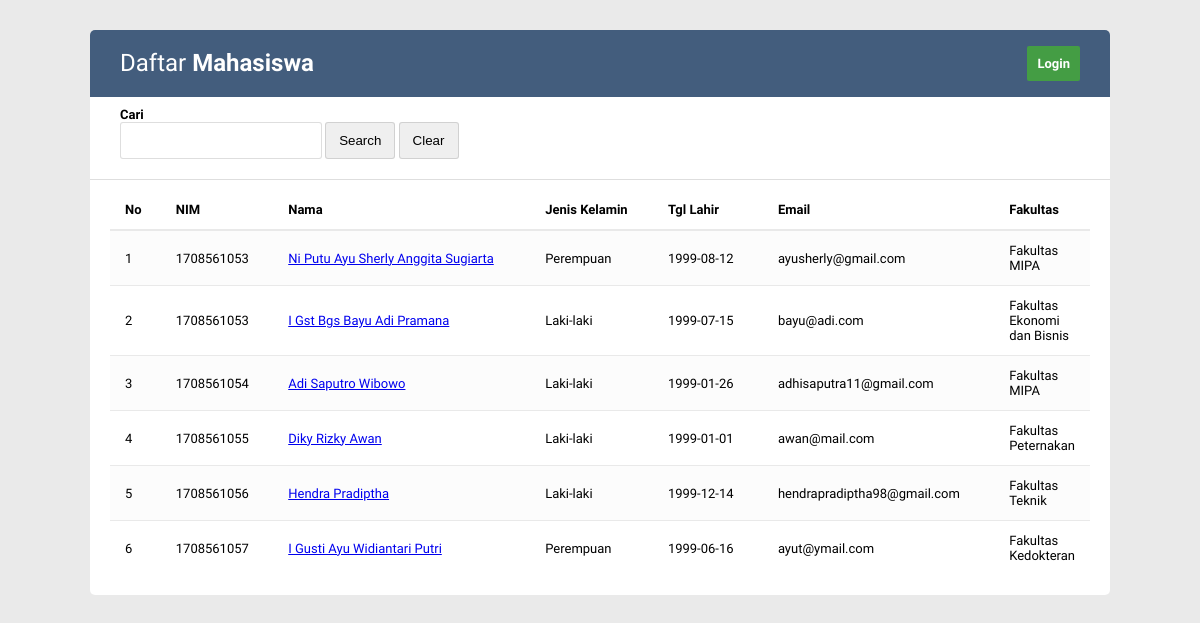
The page / on the database its author committed.
### tables this page shows
CREATE TABLE `mahasiswa` (
  `idMhs` int(11) NOT NULL,
  `nim` varchar(10) NOT NULL,
  `nama` varchar(50) NOT NULL,
  `jenisKelamin` enum('Laki-laki','Perempuan') NOT NULL,
  `tempatLahir` varchar(20) NOT NULL,
  `tglLahir` date NOT NULL,
  `alamat` text NOT NULL,
  `email` varchar(50) NOT NULL,
  `fakultas` enum('Fakultas Ilmu Budaya','Fakultas Kedokteran','Fakultas Hukum','Fakultas Teknik','Fakultas Pertanian','Fakultas Ekonomi dan Bisnis','Fakultas Peternakan','Fakultas MIPA','Fakultas Kedokteran Hewan','Fakultas Teknologi Pertanian','Fakultas Ilmu Sosial dan Ilmu Politik','Fakultas Kelautan dan Perikanan','Fakultas Pariwisata') NOT NULL
);

### function.php (called while the page is built, shortened)
<?php
$conn = mysqli_connect("localhost", "root", "", "simak");
function query($query) {
	global $conn;
	$result = mysqli_query($conn, $query);
	$rows = [];
	while( $row = mysqli_fetch_assoc($result) ) {
		$rows[] = $row;
	}
	return $rows;
}

### index.php (the view, shortened to what this page needs)
<?php
    require 'function.php';
    if(isset($_GET["q"])){
        $key = $_GET["q"];
        $mahasiswa = query("SELECT * FROM mahasiswa WHERE nama LIKE '%$key%' OR nim LIKE '%$key%' OR email LIKE '%$key%' OR fakultas LIKE '%$key%' ORDER BY nim");
    } else {
        $mahasiswa = query("SELECT * FROM mahasiswa ORDER BY nim");
    }
?>
<!DOCTYPE html>
<html lang="en">
<head>
    <link rel="stylesheet" href="style/index.css">
    <link rel="stylesheet" href="https://use.fontawesome.com/releases/v5.8.1/css/all.css">
</head>
<body>
    <div class="container">
        <div class="table-wrapper">
            <div class="table-title cf">
                <div class="title-row">
                    <h2>Daftar <b>Mahasiswa<b></h2>
                </div>
                <?php
                    if ( isset($_SESSION["login"])) {
                        echo '
                        <div class="btn-row">
                            <a class="btn-add" href="logout.php" style="background-color: #F44336!important;" >Logout</a>
                            <a class="btn-add" href="add.php"><i class="fas fa-plus-circle fa-lg"></i>Tambah Data Mahasiswa</a>
                        </div>
                        ';
                    } else {
                        echo '
                        <div class="btn-row">
                            <a class="btn-add" href="login.php">Login</a>
                        </div>
                        ';
                    }
                ?>
            </div>
            <div class="search-wrapper">
                <div class="field">
                    <form action="" method="get">
                        <label for="cari" style="display:block;">Cari</label>
                        <input type="text" name="q" placeholder="<?php if(isset($_GET["q"])) {echo $_GET["q"];} ?>">
                        <input class="btn-search" type="submit" value="Search" name="search">
                        <input class="btn-reset" type="submit" value="Clear" name="reset">
                    </form>
                </div>
            </div>
            <div class="table-data">
                <table class="table table-striped table-hover" >
                    <thead>
                        <tr>
                            <th>No</th>
                            <th>NIM</th>
                            <th>Nama</th>
                            <th>Jenis Kelamin</th>
                            <th>Tgl Lahir</th>
                            <th>Email</th>
                            <th>Fakultas</th>
                        </tr>
                    </thead>
                    <tbody>
                        <?php $i = 1;
                            foreach ($mahasiswa as $row) :
                        ?>
                        <tr>
                            <td><?=$i?></td>
                            <td><?=$row["nim"]?></td>
                            <td><a href="detail.php?id=<?=$row["idMhs"]?>"><?=$row["nama"]?></a></td>
                            <td><?=$row["jenisKelamin"]?></td>
                            <td><?=$row["tglLahir"]?></td>
                            <td><?=$row["email"]?></td>
                            <td><?=$row["fakultas"]?></td>
                        </tr>
                        <?php $i++;
                            endforeach;
                        ?>
                    </tbody>
                </table>
            </div>
        </div>
    </div>
</body>
</html>

### style/index.css (style rules this page uses)
.cf:before, .cf:after { content: " "; display: table; }
.cf:after { clear: both; }
.cf { *zoom: 1; }
* { margin: 0px; padding: 0px; }
body { background-color: #eaeaea; font-family: 'Varela Round', sans-serif; font-size: 13px; }
.container { background-color: #ffffff; width: 85%; margin: 30px auto; border-radius: 5px; }
.table-wrapper { margin-bottom: 10px; }
.table-title { padding: 16px 30px; background-color: #435d7d; color: #ffffff; line-height: 35px; border-top-left-radius: 5px; border-top-right-radius: 5px; }
.title-row { width: 50%; float: left; font-weight: normal; }
.title-row h2 { font-size: 24px; font-weight: normal; }
.btn-row { width: 50%; float: left; }
.btn-row .btn-add { border-radius: 2px; float: right; color: #ffffff; background-color: #449d44; border: none; padding: 0 10px; margin-left: 10px; }
.btn-row a { text-decoration: none; color: inherit; }
.search-wrapper { padding: 10px 30px; border-bottom: 0.5px solid rgba(34,36,38,.15); }
.search-wrapper input { width: 180px !important; }
.search-wrapper .field .btn-search { width: 70px !important; }
.search-wrapper .field .btn-reset { width: 60px !important; }
.table-data { padding: 10px 20px 20px 20px; }
table { border-collapse: collapse; width: 100%; }
table.table { margin: 0 auto; }
table.table thead tr th { text-align: left; border-top: none !important; border-bottom: 2px solid #e9e9e9;; }
.table-data tbody { font-weight: normal; }
table.table tr th, table.table tr td { border-top: 1px solid; border-color: #e9e9e9; padding: 12px 15px; vertical-align: middle; }
table.table tr th:last-child { width: 60px; }
table.table tr th:nth-child(5) { width: 80px; }
table.table-striped tbody tr:nth-of-type(odd) { background-color: #fcfcfc; }
.field { margin-bottom: 10px; }
.field input { padding: 10px; border: 0.5px solid rgba(34,36,38,.15); border-radius: 3px; width: 300px; }

### rows shown on the page
mahasiswa: nim "1708561053", nama "Ni Putu Ayu Sherly Anggita Sugiarta", jenisKelamin "Perempuan", tglLahir "1999-08-12", email "ayusherly@gmail.com", fakultas "Fakultas MIPA"
mahasiswa: nim "1708561053", nama "I Gst Bgs Bayu Adi Pramana", jenisKelamin "Laki-laki", tglLahir "1999-07-15", email "bayu@adi.com", fakultas "Fakultas Ekonomi dan Bisnis"
mahasiswa: nim "1708561054", nama "Adi Saputro Wibowo", jenisKelamin "Laki-laki", tglLahir "1999-01-26", email "adhisaputra11@gmail.com", fakultas "Fakultas MIPA"
mahasiswa: nim "1708561055", nama "Diky Rizky Awan", jenisKelamin "Laki-laki", tglLahir "1999-01-01", email "awan@mail.com", fakultas "Fakultas Peternakan"
mahasiswa: nim "1708561056", nama "Hendra Pradiptha", jenisKelamin "Laki-laki", tglLahir "1999-12-14", email "hendrapradiptha98@gmail.com", fakultas "Fakultas Teknik"
mahasiswa: nim "1708561057", nama "I Gusti Ayu Widiantari Putri", jenisKelamin "Perempuan", tglLahir "1999-06-16", email "ayut@ymail.com", fakultas "Fakultas Kedokteran"
